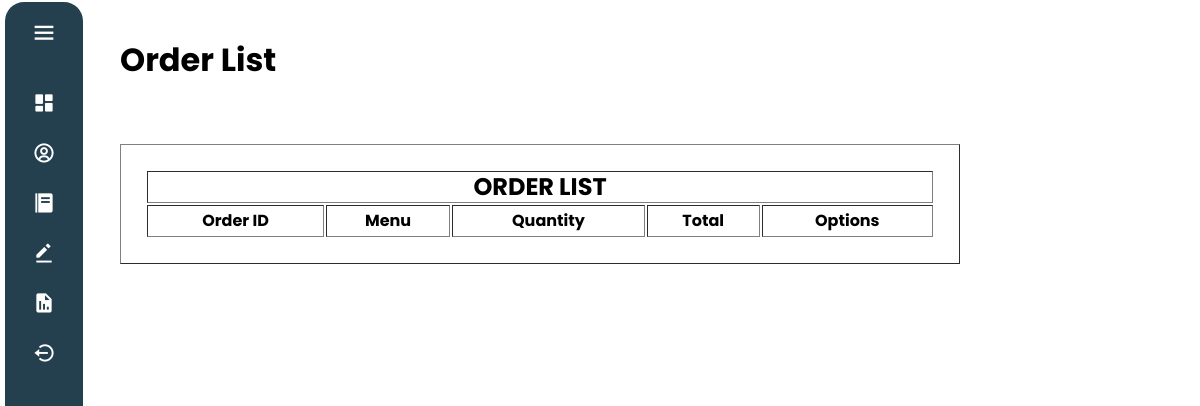
The page /PHP/RO_MenuList.php (signed in) on the database as committed earlier.
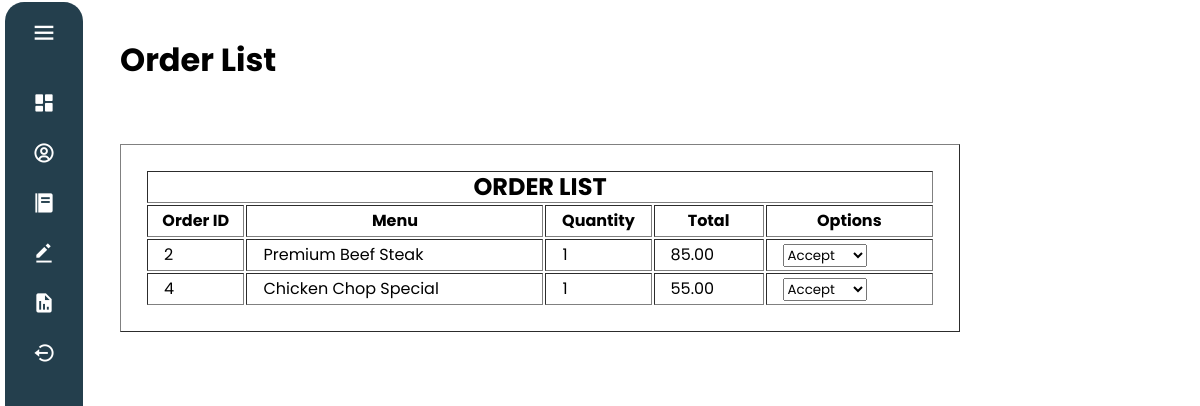
The same page on the database as committed later.
### tables this page shows
CREATE TABLE `OrderRecord`(
    `Order_ID` INT AUTO_INCREMENT,
    `Cust_ID` INT,
    `Rest_ID` INT,
    `Rider_ID` INT,
    `Order_MenuName` VARCHAR(30),
    `Order_Quantity` INT,
    `Order_DeliveryFee` DECIMAL(65,2),
    `Order_DeliveryTime` DATETIME,
    `Order_Total` DECIMAL(65,2),
    PRIMARY KEY (`Order_ID`)
);

### PHP/RO_MenuList.php (the view, shortened to what this page needs)
<?php
    include_once 'C:\xampp\htdocs\Foody\Database\db.php';
?>
<!DOCTYPE html>
<html lang="en">
<head>
    <link rel="stylesheet" href="CSS/Menulist.css">
    <link rel="stylesheet" href="https://cdnjs.cloudflare.com/ajax/libs/font-awesome/6.0.0/css/all.min.css"/>
</head>
<body>
    <?php include "./RO_Navigationbar.php" ?>
    <h1>Order List</h1>
    <?php
                        $query1 = "SELECT * FROM orderrecord WHERE Rest_ID = '{$_SESSION["RO_login"]}'";
                        $result = mysqli_query($con, $query1);
            ?>
                        <table border="1px" style="width: 70%; line-height:30px;">
                            <tr>
                                <th colspan=5><h2>ORDER LIST</h2></th>
                            </tr>
                            <t>
                                <th>Order ID</th>
                                <th>Menu</th>
                                <th>Quantity</th>
                                <th>Total</th>
                                <th>Options</th>
                            </t>
                            <?php
                                if ($result->num_rows > 0) {
                                    while($row = $result->fetch_assoc()) {
                                        $id = $row['Order_ID'];
                                        $menu = $row['Order_MenuName'];
                                        $quantity = $row['Order_Quantity'];
                                        $total = $row['Order_Total'];
                                        echo
                                        '<tr>
                                            <td style="padding: 0 1rem">'.$id.'</td>
                                            <td style="padding: 0 1rem">'.$menu.'</td>
                                            <td style="padding: 0 1rem">'.$quantity.'</td>
                                            <td style="padding: 0 1rem">'.$total.'</td>
                                            <td style="padding: 0 1rem">
                                            <div class="dropdownMenu">
                                            <select name="optionType" id="status">
                                                <option value="Accept">Accept</option>
                                                <option value="Cookedr">Cooked</option>
                                                <option value="Prepared">Prepared</option>
                                            </select>
                                            </td>
                                        </tr>';
                                    }
                                }
                            ?>
                        </table><br><br>
</body>
</html>

Rows that differ between the two databases and show on the page:
now on this page (row edited): orderrecord: Order_ID "2", Order_MenuName "Premium Beef Steak", Order_Quantity "1", Order_Total "85.00"
added orderrecord: Order_ID "4", Order_MenuName "Chicken Chop Special", Order_Quantity "1", Order_Total "55.00"
